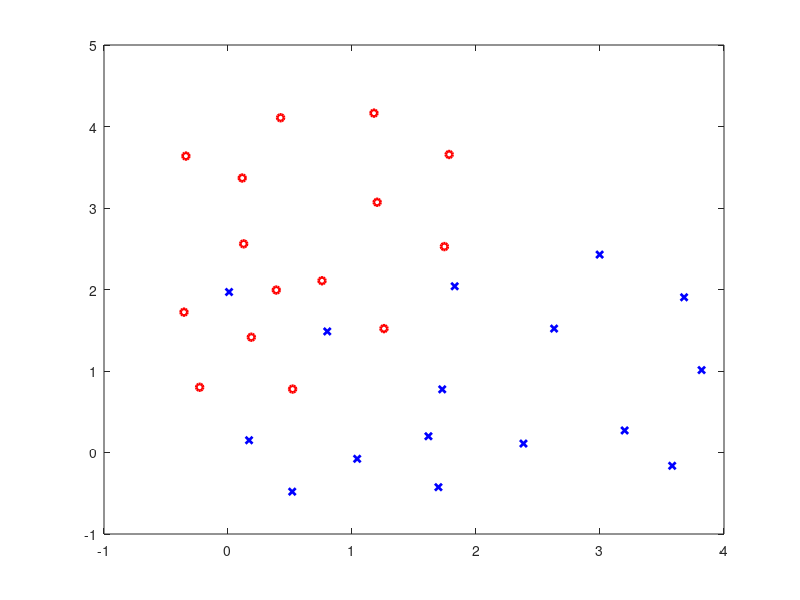

MATLAB code to generate this figure:
data_pred = load("collected_data.mat");
data_gt = load("gt_lab.mat");
landmarks = data_pred.all_landmarks;
landmarks_gt = data_gt.all_landmarks;
disp(size(landmarks(:, 1)))
x_coord = landmarks(2, :);
y_coord = landmarks(1, :);
x_coord_gt = landmarks_gt(1, :);
y_coord_gt = landmarks_gt(2, :);

% Plot the data
% figure; % Create a new figure
plot(x_coord, y_coord, 'ro', 'MarkerSize', 5, 'LineWidth', 2); % Plot predicted data with blue crosses
hold on; % Retain current plot when adding new plots
plot(x_coord_gt, y_coord_gt,'bx', 'MarkerSize', 5, 'LineWidth', 2);

